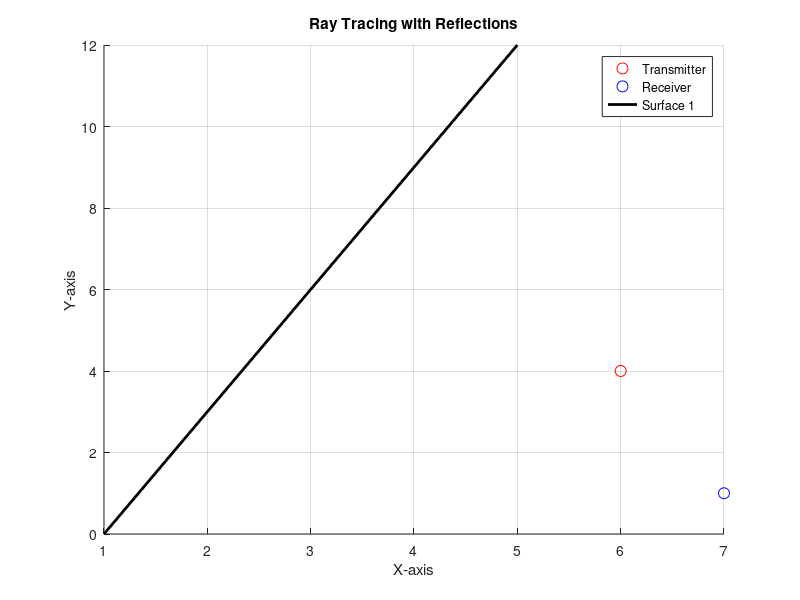

Recreate this plot in MATLAB. (Note: this script raises an error after producing the figure.)
% Define Transmitter, Receiver, and Surface(s)
Tx = [6, 4];               % Transmitter position
Rx = [7, 1];               % Receiver position

surface1 = [1, 0; 5, 12];  % Surface defined by two points (x1, y1) and (x2, y2)

% Create a figure for plotting
figure;
hold on;
plot(Tx(1), Tx(2), 'ro', 'MarkerSize', 8, 'DisplayName', 'Transmitter');
plot(Rx(1), Rx(2), 'bo', 'MarkerSize', 8, 'DisplayName', 'Receiver');
plot(surface1(:,1), surface1(:,2), 'k-', 'LineWidth', 2, 'DisplayName', 'Surface 1');
legend;
xlabel('X-axis');
ylabel('Y-axis');
title('Ray Tracing with Reflections');
grid on;

% Angles for rays from -45 to +45 degrees
angles = -45:3:45; % from -45 to +45 degrees, every 3 degrees

% Loop through each angle to create rays
for angle = angles
    % Convert angle to radians
    theta = deg2rad(angle);
    
    % Calculate direction based on the angle
    incident_direction = [cos(theta), sin(theta)];
    
    % Create the line from transmitter in the given direction
    ray_end = Tx + incident_direction * 10; % Extend ray length for visibility
    line_mirror_to_rx = createLine(Tx, ray_end);
    
    % Create line for surface segment
    line_surface = createLine(surface1(1,:), surface1(2,:));

    % Calculate intersection
    intersection = intersectLines(line_mirror_to_rx, line_surface);
    
    % Check if intersection is within bounds of the surface segment
    if ~any(isnan(intersection)) && isOnSegment(surface1, intersection)
        % Calculate the normal vector to the surface
        surface_direction = surface1(2,:) - surface1(1,:);
        normal = [-surface_direction(2), surface_direction(1)]; % Perpendicular to the surface
        normal = normal / norm(normal); % Normalize the normal vector

        % Calculate the reflection direction using the reflection formula
        reflection_direction = incident_direction - 2 * dot(incident_direction, normal) * normal;
        reflection_direction = reflection_direction / norm(reflection_direction);  % Normalize the reflected direction
        
        % Extend the reflected ray from the intersection point by 10 units in the reflected direction
        reflected_point = intersection - reflection_direction * 10;  % Adjust this for desired length
        
        % Plot the incident ray (from Tx to intersection on the surface)
        plot([Tx(1), intersection(1)], [Tx(2), intersection(2)], 'r--', 'LineWidth', 1.5, 'DisplayName', 'Incident Ray');
        
        % Plot reflected ray (extend from intersection in the reflected direction)
        plot([intersection(1), reflected_point(1)], [intersection(2), reflected_point(2)], 'b--', 'LineWidth', 1.5, 'DisplayName', 'Reflected Ray');
        
        % Plot intersection point
        plot(intersection(1), intersection(2), 'mx', 'MarkerSize', 10, 'DisplayName', 'Intersection');

    else
        % Skip plotting reflection if intersection is outside of surface bounds
        disp(['No valid reflection path found for angle ', num2str(angle), ': Intersection is outside of the surface segment.']);
    end
end

% Function to create a line representation from two points
function line = createLine(point1, point2)
    % Ensure the inputs are two points with x and y coordinates
    if numel(point1) ~= 2 || numel(point2) ~= 2
        error('Each input should be a 2-element vector representing x and y coordinates.');
    end
    % Create a line struct with a point and a direction vector
    direction = point2 - point1;
    line.point = point1;
    line.direction = direction;
end

% Function to find the intersection of two lines
function intersection = intersectLines(line1, line2)
    % Line 1: point1 + t * direction1
    % Line 2: point2 + s * direction2
    % Solve for t and s where lines intersect

    % Extract components
    x1 = line1.point(1); y1 = line1.point(2);
    dx1 = line1.direction(1); dy1 = line1.direction(2);

    x2 = line2.point(1); y2 = line2.point(2);
    dx2 = line2.direction(1); dy2 = line2.direction(2);

    % Solve linear equations to find intersection parameters
    denominator = dx1 * dy2 - dy1 * dx2;
    if abs(denominator) < 1e-10
        % Lines are parallel or nearly parallel
        intersection = [NaN, NaN];
        return;
    end

    % Calculate intersection
    t = ((x2 - x1) * dy2 - (y2 - y1) * dx2) / denominator;
    intersection = [x1 + t * dx1, y1 + t * dy1];
end

% Function to check if a point is on a line segment
function isOn = isOnSegment(segment, point)
    % Check if point is within bounds of the segment
    x_min = min(segment(1,1), segment(2,1));
    x_max = max(segment(1,1), segment(2,1));
    y_min = min(segment(1,2), segment(2,2));
    y_max = max(segment(1,2), segment(2,2));

    % Check if point is within x and y bounds of the segment
    isOn = point(1) >= x_min && point(1) <= x_max && ...
           point(2) >= y_min && point(2) <= y_max;
end

hold off; % Release the plot hold
